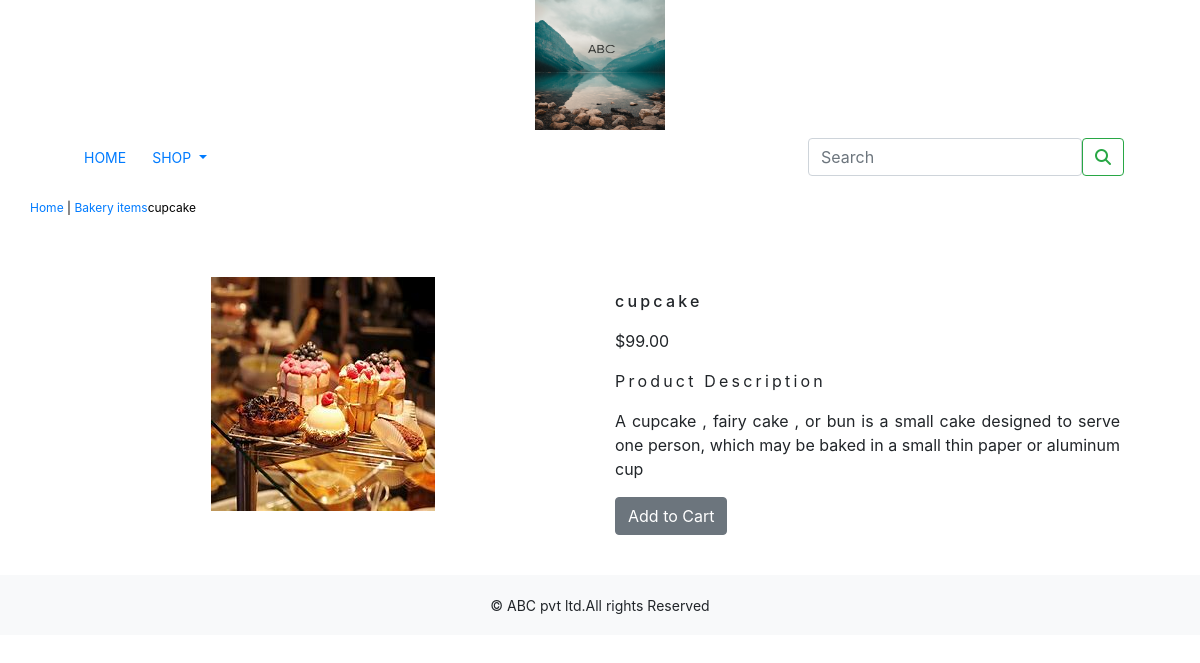
The app's page /bakery-items/cupcake/ with its own data.
### shop/models.py (models this page shows, shortened)
class Product(models.Model):
    name=models.CharField(max_length=250,unique=True)
    slug=models.SlugField(max_length=250,unique=True)
    description=models.TextField(blank=True)
    price=models.DecimalField(max_digits=10,decimal_places=2)
    category=models.ForeignKey(Category,on_delete=models.CASCADE)
    image=models.ImageField(upload_to='product',blank=True)
    stock=models.IntegerField()
    available=models.BooleanField(default=True)
    created=models.DateTimeField(auto_now_add=True)
    updated=models.DateTimeField(auto_now_add=True)
    class Meta:
        ordering=('name',)
        verbose_name='product'
        verbose_name_plural='products'

class Category(models.Model):
    name=models.CharField(max_length=250,unique=True)
    slug=models.SlugField(max_length=250,unique=True)
    description=models.TextField(blank=True)
    image=models.ImageField(upload_to='category',blank=True)
    class Meta:
        ordering=('name',)
        verbose_name='category'
        verbose_name_plural='categories'
    def get_url(self):
        return reverse('shop:products_by_category', args=[self.slug])
    def __str__(self):
        return '{}'.format(self.name)

### shop/views.py (the view)
# urls.py: path('<slug:c_slug>/<slug:product_slug>/', views.proDetail, name='prodCatdetail')
def proDetail(request,c_slug,product_slug):
    try:
        product=Product.objects.get(category__slug=c_slug,slug=product_slug)
    except Exception as e:
        raise e
    return render(request,'product.html',{'product':product})

### cart/context_processors.py (called while the page is built)
def counter(request):
    item_count=0
    if 'admin' in request.path:
        return {}
    else:
        try:
            cart=Cart.objects.filter(cart_id=_cart_id(request))
            cart_items=CartItem.objects.all().filter(cart=cart[:1])
            for cart_item in cart_items:
                item_count += cart_item.quantity
        except Cart.DoesNotExist:
            item_count=0
    return dict(item_count=item_count)

### cart/views.py (called while the page is built)
def _cart_id(request):
    cart=request.session.session_key
    if not cart:
        cart=request.session.create()
    return cart

### shop/context_processors.py (called while the page is built)
def menu_links(request):
    links=Category.objects.all()
    return dict(links=links)

### templates/product.html (shortened to what this page needs)
{% extends 'base.html' %}
{% load static %}
{% block content %}
<div class="row my_prod_row_class">
    <div class="mx_auto">
        <p> <a href="{% url 'shop:allProdCat' %}">Home</a> | <a href="{{product.category.get_url}}">{{product.category}}</a>{{product.name}}</p>
    </div>
</div>
<div class="container">
<br>
<div class="row">
    <div class="col-12 col-sm-12 col-md-12 col-lg-6 text-center">
        <div style="min-width:18rem">
            <img src="{{product.image.url}}" alt="{{product.name}}">
        </div>
    </div>
    <div class="col-12 col-sm-12 col-md-12 col-lg-6">
        <div>
        <h1 class="my_prod_title">{{product.name}}</h1>
        <p>${{product.price}}</p>
        <p class="my_title"> Product Description</p>
        <p class="text-justify my_prod_text">{{product.description}}</p>
        {% if product.stock <= 0 %}
        <p class="text-justify my_prod_text"><b>Out of stock</b></p>
        {% else %}
        <a class="btn btn-secondary" href="{% url 'cart:add_cart' product.id %}">Add to Cart</a>
        {% endif %}
    </div>
</div>
</div>
</div>
</div>
{% endblock %}

### static/css/custom.css (style rules this page uses)
body { font-family: 'Roboto', sans-serif; }
.my_title { font-size:16px; text_transform:uppercase; letter-spacing:.2em; }
.my_prod_row_class { padding-top:15px; padding-bottom:20px; }
.my_prod_row_class .mx_auto { color:#000; font-size:12px; text-decoration:none; }
.my_prod_title { font-size:16px; text_transform:uppercase; letter-spacing:.2em; padding-top:15px; padding-bottom:10px; }
.my_prod_text { padding-right:20px; }

### records on screen
Product: category "Bakery items", name "cupcake", image (picture), price "99.00", description "A cupcake , fairy cake , or bun is a small cake designed to serve one person, which may be baked in a small thin paper or aluminum cup"
